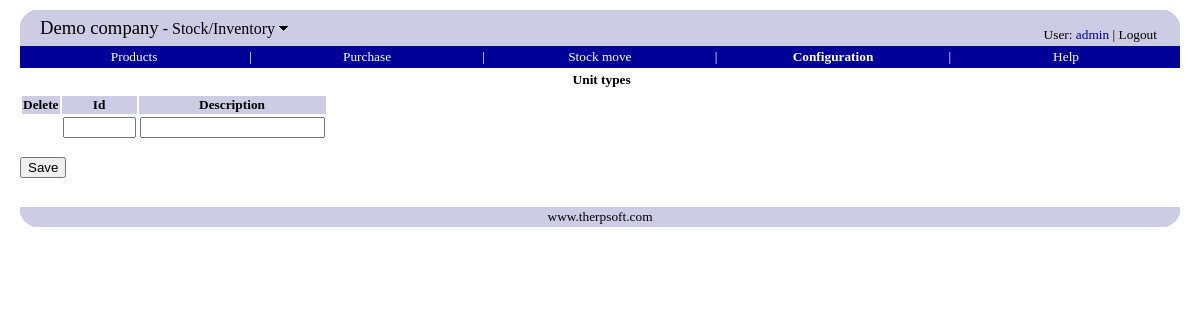
Page /erp/unittypes.php (signed in) on the earlier database version.
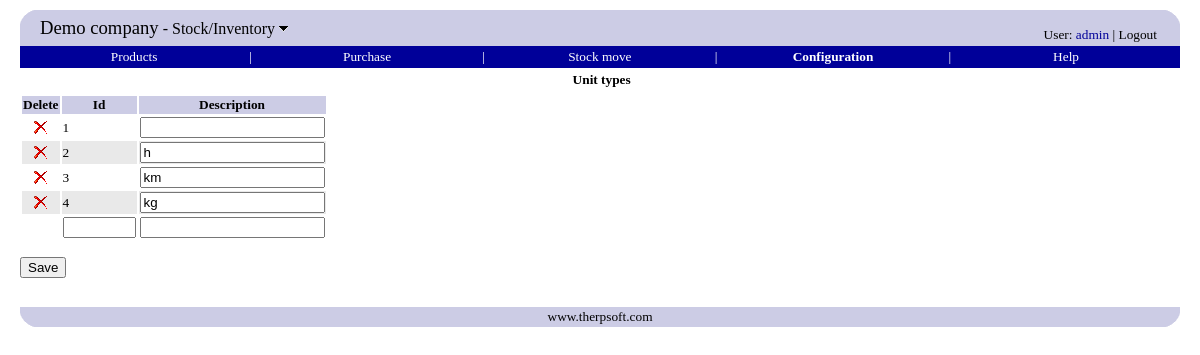
Same page on the later database version.
### tables this page shows
CREATE TABLE `companyinfo` (
  `companyname` varchar(80) default NULL,
  `vatnumber` varchar(32) default NULL,
  `streetaddress` varchar(128) default NULL,
  `city` varchar(32) default NULL,
  `zipcode` varchar(20) default NULL,
  `email` varchar(80) default NULL
);

create table unittype
(
  unittype integer unsigned not null auto_increment,
  description varchar(60) not null,
  primary key (unittype)
);

### include/database.inc.php (called while the page is built, shortened)
<?php
function query($sql)
{
	$q = mysql_query($sql);
	$err = mysql_error();
	return $q;
}
function fetch_array($query)
{
	return mysql_fetch_array($query);
}
function fetch_object($query)
{
	return mysql_fetch_object($query);
}
function fetch($rs)
{
    return fetch_object($rs);
}
function findValue($sql, $default = null)
{
    $rs = query($sql);
    $row = fetch_array($rs);
    return $row[0];
}
?>

### erp/unittypes.php (the view, shortened to what this page needs)
<?php
include('include.php');
$sql = "
select
  a.unittype,
  description
from unittype a
";
$rs = query($sql);
?>
<html>
<head>
</head>
<body>
<?php
menubar("configuration.php");
title(tr("Unit types"))
?>
<form action="unittypes.php" method="POST">
<table>
<th><?php echo tr("Delete") ?></th>
<th><?php echo tr("Id") ?></th>
<th><?php echo tr("Description") ?></th>
<?php
$class = "odd";
$i = 0;
while ($row = fetch($rs)) {
    echo "<tr class='$class'>";
    echo "<td align=center>";
	deleteIcon("unittypes.php?del_unittype=$row->unittype");
    echo "</td>";
    echo "<td>$row->unittype</td>";
    echo "<td>";
    textBox("description_$i", $row->description);
    echo "</td>";
    echo "</tr>";
    $class = ($class == "odd" ? "even" : "odd");
    $i++;
}
?>
<tr>
<td/>
<td><?php textBox('unittype_new', '', 6) ?></td>
<td><?php textBox('description_new', '') ?></td>
</tr>
</table>
<br/>
<?php saveButton() ?>
</form>
<?php bottom() ?>
</body>
</html>

### include/therp_include.php (shortened to what this page needs)
<?php
include('standard_include.php');
function top0($module = null)
{
	echo "<table cellpadding=0 cellspacing=0 width='100%' border=0>";
	echo "<tr>";
	echo "<td width=20><img src='../images/tl.png'></td>";
	echo "<td rowspan=2 bgColor='#CCCCE5'>";
	$title = tr("Switch module");
	$thERP = findValue("select companyname from companyinfo");
	echo "<span style='font-size: 14pt;'>";
	echo "<a class=logo href='../common/modules.php' title='$title'>$thERP</a></span>";
	if ($module != null) {
		echo "<span style='font-size: 12pt;'>&nbsp;-&nbsp;";
		$onMouseOver = "document.getElementById(\"down\").src=\"../images/down_hover.gif\"";
		$onMouseOut = "document.getElementById(\"down\").src=\"../images/down.gif\"";
		echo "<a class=logo href='../common/modules.php' title='$title' ";
		echo "onMouseOver='$onMouseOver' onMouseOut='$onMouseOut'>";
		echo tr($module);
		echo "&nbsp;<img id=down src='../images/down.gif' border=0 style='position: relative; top: -2'>";
		echo "</a>";
		echo "</span>";
	}
	echo "</td>";
	echo "<td align=right valign=bottom rowspan=2 bgColor='#CCCCE5' style='padding: 3'>";
	echo "<span class=username>";
	$href = '../payroll/selfservice_settings.php';
	echo tr("User") . ": <a href='$href'>" . getUser() . "</a> | <a href='../common/modules.php?logout=true' class=logo>";
	echo tr("Logout") . "</a>";
	echo "</span>\n";
	echo "</td>";
	echo "<td width=20><img src='../images/tr.png'></td>";
	echo "</tr>";
	echo "<tr bgColor='#CCCCE5'>";
	echo "<td>&nbsp;</td>";
	echo "<td>&nbsp;</td>";
	echo "</tr>";
	echo "</table>\n";
}
function bottom()
{
	echo "<br>";
	echo "<table cellpadding=0 cellspacing=0 width='100%' border=0>";
	echo "<tr>";
	echo "<td width=20><img src='../images/bl.png'></td>";
	echo "<td bgColor='#CCCCE5' align=center><a href='http://www.therpsoft.com' class=logo>www.therpsoft.com</a></td>";
	echo "<td width=20><img src='../images/br.png'></td>";
	echo "</tr>";
	echo "</table>";
}
function menu($href, $text, $width, $hasNext, $currentHref)
{
	$current = $href == $currentHref;
	$class = $current ? 'menubar_current' : 'menubar';
	echo "<td width='$width%' align='center'><a class=$class href='$href'>" . tr($text) . "</a></td>\n";
	if ($hasNext)
		echo "<td>|</td>";
}
?>

### include/standard_include.php (shortened to what this page needs)
<?php
include('database.inc.php');
function button($caption, $name, $url = null, $accesskey = null)
{
	$caption = tr($caption);
    $type = "submit";
    echo "<input type=$type value='$caption' name='$name' ";
    if ($url != null)
        echo "onClick=\"window.location.href='$url'\"";
	if ($accesskey != null)
		echo "accesskey='$accesskey'";
    echo "/>";
}
function saveButton()
{
    return button("Save", "save", null);
}
function textbox($name, $value = null, $size = null, $mandatory = false)
{
    echo "<input type='text' ";
    echo "name=$name ";
    echo "value='$value' ";
    if ($size != null)
        echo "size='$size' ";
    if ($size == null)
    	$size = 20;
    if (array_key_exists('readonly', $_REQUEST))
    	echo "onKeyPress='return false;' ";
    else
    	echo "onKeyPress='return checkLength(event, this.value, $size)' ";
    echo ">";
}
function deleteIcon($href)
{
	echo "<a href='$href'>";
	image("delete.png");
	echo "</a>";
}
function image($name)
{
	echo "<img src='../images/$name' border=0/>";
}
function getUser()
{
	return $_SESSION['username'];
}
function title($title)
{
	echo "<center>";
	echo "<table cellspacing='0' cellspacing='5'>";
	echo "<tr height='3'/>";
	echo "<tr class='title'>";
	echo "<td class=title>&nbsp;$title</td>";
	echo "</tr>";
	echo "<tr height='5'/>";
	echo "</table>";
	echo "</center>\n";
}
function tr($text)
{
	if (!defined($text))
		return $text;
	return constant($text);
}
?>

Differences in the rows shown:
added unittype: unittype "1"
added unittype: unittype "2", description "h"
added unittype: unittype "3", description "km"
added unittype: unittype "4", description "kg"
